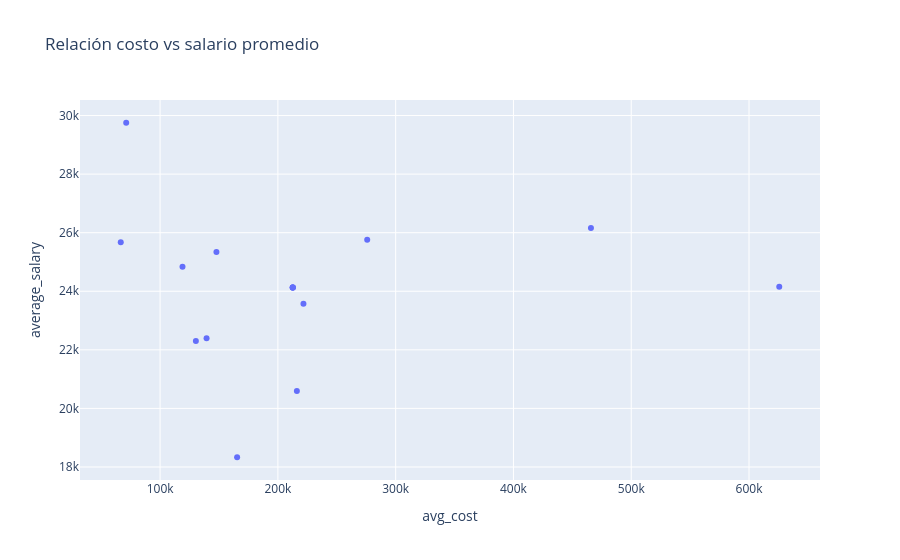

Here is the notebook cell this chart was saved with:
### Code cell
import plotly.express as px

fig = px.scatter(df_unique, 
                 x='avg_cost', 
                 y='average_salary', 
                 hover_data=['career'],  # muestra la carrera al hacer hover
                 title="Relación costo vs salario promedio")
fig.show()

### Figure 1 — Plotly figure (JSON) as saved in the notebook; plotly's stock layout.template omitted (floating-point values rounded to 4 significant figures)
{"data": [{"customdata": [["construcción_e_ingeniería_civil"], ["ciencias_computacionales"], ["ingeniería_industrial"], ["electrónica_automatización_y_aplicaciones_de_la_mecánica-eléctrica"], ["mecánica_y_profesiones_afines_al_trabajo_metálico"], ["medicina_general"], ["psicología"], ["biología"], ["ingeniería_de_procesos_químicos"], ["derecho"], ["administración_de_empresas"], ["economía"], ["comunicación_y_periodismo"], ["arquitectura_y_urbanismo"], ["diseño_y_comunicación_gráfica_y_editorial"], ["historia_y_arqueología"]], "hovertemplate": "avg_cost=%{x}<br>average_salary=%{y}<br>career=%{customdata[0]}<extra></extra>", "legendgroup": "", "marker": {"color": "#636efa", "symbol": "circle"}, "mode": "markers", "name": "", "orientation": "v", "showlegend": false, "type": "scatter", "x": [147829, 66597, 221710, 275843, 625672, 465800.0, 165400, 212600.0, 212600.0, 130400.0, 139456, 71220, 216100.0, 119020, 212600.0, 212600.0], "xaxis": "x", "y": [25341, 25676, 23572, 25762, 24152, 26163, 18332, 24130.0, 24130.0, 22299, 22396, 29754, 20596, 24834, 24130.0, 24130.0], "yaxis": "y"}], "layout": {"autosize": true, "legend": {"tracegroupgap": 0}, "title": {"text": "Relación costo vs salario promedio"}, "xaxis": {"anchor": "y", "autorange": true, "domain": [0, 1], "range": [32770.0, 659500.0], "title": {"text": "avg_cost"}, "type": "linear"}, "yaxis": {"anchor": "x", "autorange": true, "domain": [0, 1], "range": [17390.0, 30700.0], "title": {"text": "average_salary"}, "type": "linear"}}}
